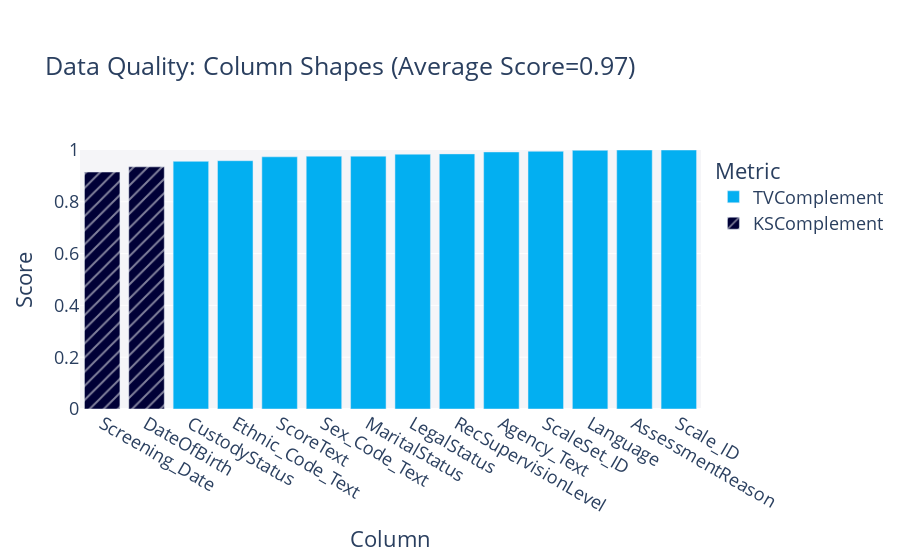

Here is the notebook cell this chart was saved with:
### Code cell
quality_report.get_visualization(property_name='Column Shapes').show(renderer="vscode")

### Figure 1 — Plotly figure (JSON) as saved in the notebook; plotly's stock layout.template omitted (floating-point values rounded to 4 significant figures)
{"data": [{"alignmentgroup": "True", "customdata": [["TVComplement"], ["TVComplement"], ["TVComplement"], ["TVComplement"], ["TVComplement"], ["TVComplement"], ["TVComplement"], ["TVComplement"], ["TVComplement"], ["TVComplement"], ["TVComplement"], ["TVComplement"]], "hovertemplate": "<b>%{hovertext}</b><br><br>Metric=%{customdata[0]}<br>Score=%{y}<extra></extra>", "hovertext": ["Agency_Text", "Sex_Code_Text", "Ethnic_Code_Text", "ScaleSet_ID", "AssessmentReason", "Language", "LegalStatus", "CustodyStatus", "MaritalStatus", "RecSupervisionLevel", "Scale_ID", "ScoreText"], "legendgroup": "TVComplement", "marker": {"color": "#03AFF1", "pattern": {"shape": ""}}, "name": "TVComplement", "offsetgroup": "TVComplement", "orientation": "v", "showlegend": true, "textposition": "auto", "type": "bar", "x": ["Agency_Text", "Sex_Code_Text", "Ethnic_Code_Text", "ScaleSet_ID", "AssessmentReason", "Language", "LegalStatus", "CustodyStatus", "MaritalStatus", "RecSupervisionLevel", "Scale_ID", "ScoreText"], "xaxis": "x", "y": [0.9925, 0.9762, 0.9587, 0.995, 1, 0.9987, 0.9837, 0.9562, 0.9762, 0.985, 1, 0.9737], "yaxis": "y"}, {"alignmentgroup": "True", "customdata": [["KSComplement"], ["KSComplement"]], "hovertemplate": "<b>%{hovertext}</b><br><br>Metric=%{customdata[0]}<br>Score=%{y}<extra></extra>", "hovertext": ["DateOfBirth", "Screening_Date"], "legendgroup": "KSComplement", "marker": {"color": "#000036", "pattern": {"shape": "/"}}, "name": "KSComplement", "offsetgroup": "KSComplement", "orientation": "v", "showlegend": true, "textposition": "auto", "type": "bar", "x": ["DateOfBirth", "Screening_Date"], "xaxis": "x", "y": [0.9349, 0.9149], "yaxis": "y"}], "layout": {"barmode": "relative", "font": {"size": 18}, "legend": {"title": {"text": "Metric"}, "tracegroupgap": 0}, "margin": {"t": 150}, "plot_bgcolor": "#F5F5F8", "title": {"text": "Data Quality: Column Shapes (Average Score=0.97)"}, "xaxis": {"anchor": "y", "categoryorder": "total ascending", "domain": [0, 1], "title": {"text": "Column"}}, "yaxis": {"anchor": "x", "domain": [0, 1], "range": [0, 1], "title": {"text": "Score"}}}}
